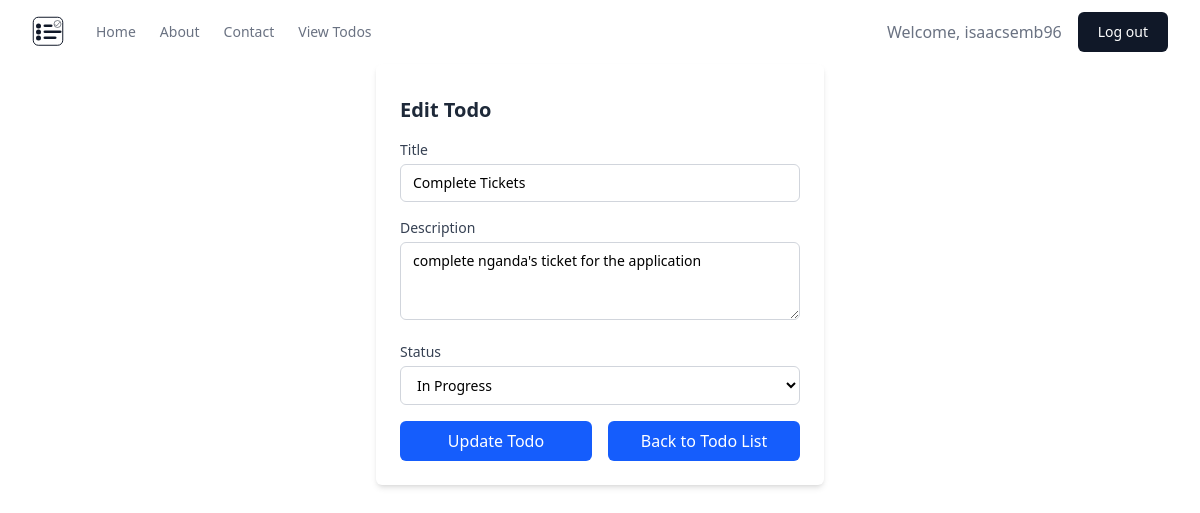
/todos/edit-todo/3/ (signed in), run on the app's committed database.
### todos/models.py (models this page shows, shortened)
class Todo(models.Model):
    STATUS_CHOICES = [
        ("pending", "Pending"),
        ("in_progress", "In Progress"),
        ("completed", "Completed"),
    ]
    title = models.CharField(max_length=200)
    description = models.TextField(max_length=500, blank=True)
    status = models.CharField(max_length=20, choices=STATUS_CHOICES, default="pending")
    created_at = models.DateTimeField(auto_now_add=True)
    updated_at = models.DateTimeField(auto_now=True)
    user = models.ForeignKey(User, on_delete=models.CASCADE)
    class Meta:
        ordering = ["-created_at"]  # descending
        verbose_name = "Todo Item"  # Singular
        verbose_name_plural = "Todo Items"  # Plural
        db_table = "todos"
        constraints = [
            models.UniqueConstraint(
                fields=["title", "user"], name="unique_title_per_user"
            ),
            models.UniqueConstraint(
                fields=["description", "user"], name="unique_desc_per_user"
            ),
        ]
        indexes = [
            models.Index(fields=["status"]),  # Makes filtering by status faster
        ]

### todos/views.py (the view, shortened to what this page needs)
# urls.py: path('edit-todo/<int:todo_id>/', views.update_todo, name='edit_todo'),
def update_todo(request, todo_id):
    todo_status = Todo.STATUS_CHOICES
    if request.method == 'GET':
        todo = Todo.objects.get(id=todo_id)
        return render(request, "todos/add_todo.html", {
            'todo_status': todo_status,
            'todo': todo  # Pass todo object to populate form
        })

### todos/templates/todos/add_todo.html (shortened to what this page needs)
{% extends 'website/base.html' %}
{% block content %}
{% if todo %}
  {% url 'todos:edit_todo' todo.id as form_action %}
{% else %}
  {% url 'todos:add_todo' as form_action %}
{% endif %}
<form method='POST' action="{{ form_action }}" class=" mx-auto pt-8 bg-white shadow-md rounded-md p-6 w-full max-w-md space-y-4">
  <h2 class="text-xl font-semibold text-gray-800">{% if todo %}Edit Todo{% else %}Add a Todo{% endif %}</h2>
    <div>
      <label for="title" class="block text-sm font-medium text-gray-700">Title</label>
      <input type="text" id="title" name="title" required
      value="{% if todo %}{{ todo.title }}{% endif %}"
      class="mt-1 w-full border border-gray-300 rounded-md px-3 py-2 text-sm focus:outline-none focus:ring-2 focus:ring-blue-500 focus:border-blue-500" />
    </div>
    <div>
      <label for="description" class="block text-sm font-medium text-gray-700">Description</label>
      <textarea id="description" name="description" rows="3"
        class="mt-1 w-full border border-gray-300 rounded-md px-3 py-2 text-sm focus:outline-none focus:ring-2 focus:ring-blue-500 focus:border-blue-500">{% if todo %}{{ todo.description }}{% endif %}</textarea>
    </div>
    <div>
      <label for="status" class="block text-sm font-medium text-gray-700">Status</label>
      <select id="status" name="status"
        class="mt-1 w-full border border-gray-300 rounded-md px-3 py-2 text-sm bg-white focus:outline-none focus:ring-2 focus:ring-blue-500 focus:border-blue-500">
        {% for status_option in todo_status  %}
        <option value="{{ status_option.0 }}" {% if todo and todo.status == status_option.0 %}selected{% endif %}>{{ status_option.1 }}</option>
        {% endfor %}
      </select>
    </div>
    <div class="flex justify-center gap-4">
    <button type="submit"
          class="w-full text-center p-4 bg-blue-600 hover:bg-blue-700 text-white font-medium py-2 rounded-md transition"
          >
      {% if todo %}Update Todo{% else %}Create Todo{% endif %}
    </button>
    <a
    class="w-full text-center p-4 bg-blue-600 hover:bg-blue-700 text-white font-medium py-2 rounded-md transition"
    href="{% url 'todos:todo_list_html' %}">
          Back to Todo List
    </a>
    </div>
  </form>
{% endblock %}

### website/templates/website/base.html (shortened to what this page needs)
{% load static %}
<!DOCTYPE html>
<html lang="en">
  <head>
    <link rel="icon" href={% static 'website/images/favicon.ico' %}> <link
    rel="stylesheet" href={% static 'website/css/styles.css' %}>
    <script src="https://cdn.jsdelivr.net/npm/@tailwindcss/browser@4"></script>
  </head>
  <body>
    <header class="bg-white">
      <div
        class="mx-auto flex h-16 max-w-7xl items-center gap-8 px-4 sm:px-6 lg:px-8"
      >
        <a class="block text-gray-900" href="{% url 'website:home' %}">
          <div class="h-8 w-8">{% include 'website/logo.html' %}</div>
        </a>
        <div class="flex flex-1 items-center justify-end md:justify-between">
          <nav aria-label="Global" class="hidden md:block">
            <ul class="flex items-center gap-6 text-sm">
              <li>
                <a
                  class="{% if request.resolver_match.url_name == 'home' %}text-gray-900{% else %}text-gray-500{% endif %} transition hover:text-gray-500/75"
                  href="{% url 'website:home' %}"
                >
                  Home
                </a>
              </li>
              <li>
                <a
                  class="{% if request.resolver_match.url_name == 'about' %}text-gray-900{% else %}text-gray-500{% endif %} transition hover:text-gray-500/75"
                  href="{% url 'website:about' %}"
                  >About</a
                >
              </li>
              <li>
                <a
                  class="{% if request.resolver_match.url_name == 'contact' %}text-gray-900{% else %}text-gray-500{% endif %} transition hover:text-gray-500/75"
                  href="{% url 'website:contact' %}"
                >
                  Contact
                </a>
              </li>
              {% if user.is_authenticated %}
              <li>
                <a
                  class="{% if request.resolver_match.url_name == 'todo_list_html' %}text-gray-900{% else %}text-gray-500{% endif %} transition hover:text-gray-500/75"
                  href="{% url 'todos:todo_list_html' %}"
                >
                  View Todos
                </a>
              </li>
              {% endif %}
            </ul>
          </nav>
          <div class="flex items-center gap-4">
            {% if not user.is_authenticated %}
            <div class="sm:flex sm:gap-4">
              <a
                class="block rounded-md bg-gray-900 px-5 py-2.5 text-sm font-medium text-white transition hover:bg-gray-800"
                href="{% url 'website:login' %}"
              >
                Login
              </a>
            </div>
            {% else %}
            <div class="sm:flex sm:gap-4 items-center">
              <span class="text-gray-500">Welcome, {{ user.username }}</span>
              <a
                class="block rounded-md bg-gray-900 px-5 py-2.5 text-sm font-medium text-white transition hover:bg-gray-800"
                href="{% url 'website:logout' %}"
              >
                Log out
              </a>
            </div>
            {% endif %}
          </div>
        </div>
      </div>
    </header>
    <main class="min-h-screen">{% block content %}{% endblock %}</main>
  </body>
</html>

### website/static/website/css/styles.css (style rules this page uses)
html { box-sizing: border-box; }
*, *::before, *::after { box-sizing: inherit; }

### data on the page
Todo: title "Complete Tickets", description "complete nganda's ticket for the application", status "In Progress"

### other printed values
{{ user.username }} "isaacsemb96"
